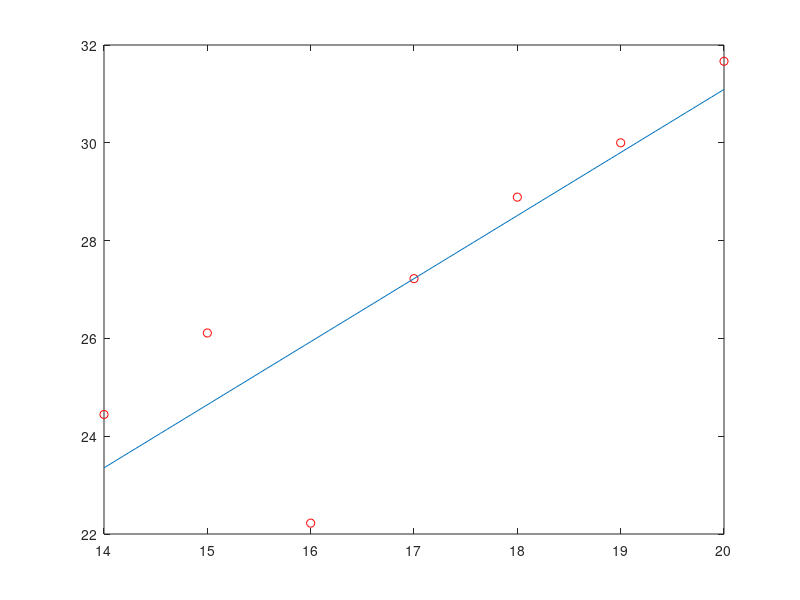

Recreate this plot in MATLAB.
clear all
clc

data = load('sleeplessnights.txt');

x = data(:,1);
y = data(:,2);

for i = 1:length(y)
    y(i) = (y(i)-32)*5/9;
end

N = length(x);
Sx = sum(x);
Sy = sum(y);
Sx2 = sum(x.^2);
Sxy = sum(x.*y);

M = [N,Sx;
        Sx,Sx2];
V = [Sy;
        Sxy];

coeffs = M\V;

a0 = coeffs(1);
a1 = coeffs(2);

x_func = linspace(min(x),max(x),100);
y_func = a0+a1*x_func;

plot(x,y,'ro',x_func,y_func);


